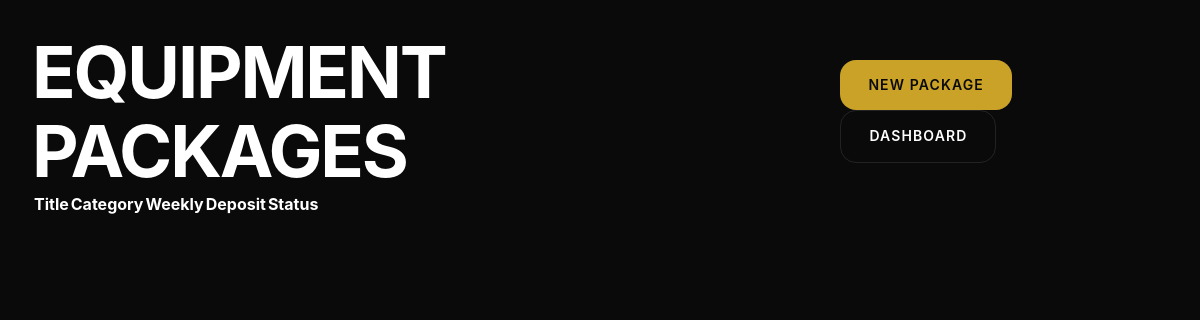
/admin/packages.php (signed in), run on an earlier commit of the app's database.
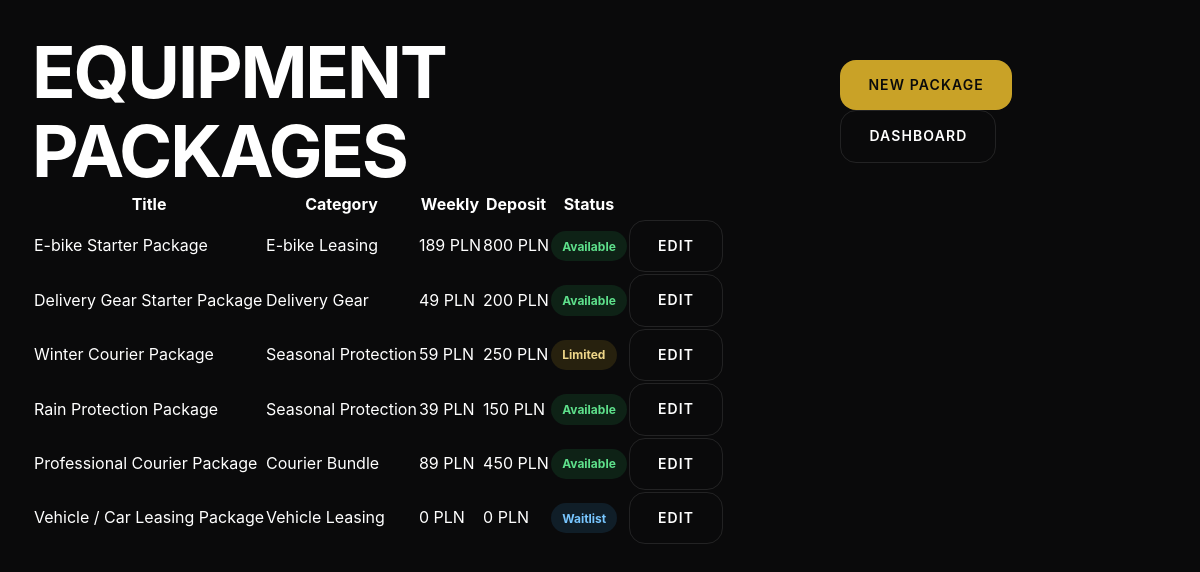
And on a later commit of the database.
### tables this page shows
CREATE TABLE IF NOT EXISTS equipment_packages (
    id INT UNSIGNED AUTO_INCREMENT PRIMARY KEY,
    title VARCHAR(160) NOT NULL,
    slug VARCHAR(180) NOT NULL UNIQUE,
    category VARCHAR(80) NOT NULL,
    description TEXT,
    short_description TEXT,
    image VARCHAR(255),
    included_items TEXT,
    weekly_price DECIMAL(10,2) DEFAULT 0,
    monthly_price DECIMAL(10,2) DEFAULT 0,
    deposit_amount DECIMAL(10,2) DEFAULT 0,
    currency VARCHAR(10) DEFAULT 'PLN',
    availability_status ENUM('available', 'limited', 'waitlist', 'unavailable') DEFAULT 'available',
    requirements TEXT,
    terms TEXT,
    is_active BOOLEAN DEFAULT TRUE,
    sort_order INT DEFAULT 100,
    created_at TIMESTAMP DEFAULT CURRENT_TIMESTAMP,
    updated_at TIMESTAMP DEFAULT CURRENT_TIMESTAMP ON UPDATE CURRENT_TIMESTAMP,
    INDEX idx_packages_active (is_active),
    INDEX idx_packages_category (category),
    INDEX idx_packages_availability (availability_status)
);

### config/config.php (called while the page is built, shortened)
<?php
$DB_CONFIG = [
    'host'     => 'localhost',
    'database' => 'u123456789_kaptain',
    'username' => 'u123456789_admin',
    'password' => 'your_db_password',
    'charset'  => 'utf8mb4',
    'port'     => 3306
];

### includes/db.php (called while the page is built, shortened)
<?php
require_once __DIR__ . '/../config/config.php';
class Database {
    private static ?PDO $instance = null;
    public static function connect(): PDO {
        global $DB_CONFIG;
        if (self::$instance === null) {
            try {
                $dsn = sprintf(
                    'mysql:host=%s;port=%d;dbname=%s;charset=%s',
                    $DB_CONFIG['host'],
                    $DB_CONFIG['port'],
                    $DB_CONFIG['database'],
                    $DB_CONFIG['charset']
                );
                self::$instance = new PDO($dsn, $DB_CONFIG['username'], $DB_CONFIG['password'], [
                    PDO::ATTR_ERRMODE            => PDO::ERRMODE_EXCEPTION,
                    PDO::ATTR_DEFAULT_FETCH_MODE => PDO::FETCH_ASSOC,
                    PDO::ATTR_EMULATE_PREPARES   => false,
                ]);
            } catch (PDOException $e) {
                error_log('Database connection failed: ' . $e->getMessage());
                throw new Exception('Service temporarily unavailable');
            }
        }
        return self::$instance;
    }
    public static function query(string $sql, array $params = []): PDOStatement {
        $stmt = self::connect()->prepare($sql);
        $stmt->execute($params);
        return $stmt;
    }
    public static function fetchAll(string $sql, array $params = []): array {
        $stmt = self::query($sql, $params);
        return $stmt->fetchAll();
    }
}

### includes/functions.php (called while the page is built, shortened)
<?php
require_once __DIR__ . '/../config/config.php';
function e(string $text): string {
    return htmlspecialchars($text, ENT_QUOTES, 'UTF-8');
}

### includes/app_data.php (called while the page is built, shortened)
<?php
require_once __DIR__ . '/db.php';
function package_status_label(string $status): string {
    return ucwords(str_replace('_', ' ', $status));
}

### admin/packages.php (the view, shortened to what this page needs)
<?php
require_once __DIR__ . '/../includes/functions.php';
require_once __DIR__ . '/../includes/db.php';
require_once __DIR__ . '/../includes/app_data.php';
$packages = Database::fetchAll("SELECT * FROM equipment_packages ORDER BY sort_order, title");
?>
<!DOCTYPE html><html lang="en"><head><link rel="stylesheet" href="../assets/css/main.css"><link rel="stylesheet" href="../assets/css/responsive.css"></head>
<body class="admin-page"><main class="admin-workspace">
<header class="admin-top"><h1>Equipment Packages</h1><div><a href="package-edit.php" class="btn btn-primary">New Package</a> <a href="dashboard.php" class="btn btn-secondary">Dashboard</a></div></header>
<div class="admin-table-wrap"><table class="admin-table"><thead><tr><th>Title</th><th>Category</th><th>Weekly</th><th>Deposit</th><th>Status</th><th></th></tr></thead><tbody>
<?php foreach ($packages as $package): ?><tr><td><?= e($package['title']) ?></td><td><?= e($package['category']) ?></td><td><?= number_format((float)$package['weekly_price'], 0) ?> <?= e($package['currency']) ?></td><td><?= number_format((float)$package['deposit_amount'], 0) ?> <?= e($package['currency']) ?></td><td><span class="status-pill status-<?= e($package['availability_status']) ?>"><?= e(package_status_label($package['availability_status'])) ?></span></td><td><a class="btn btn-secondary btn-sm" href="package-edit.php?id=<?= (int)$package['id'] ?>">Edit</a></td></tr><?php endforeach; ?>
</tbody></table></div>
</main></body></html>

### assets/css/main.css (style rules this page uses)
:root { --bg-primary: #0a0a0b; --bg-secondary: #111113; --bg-tertiary: #161719; --bg-card: #1a1a1c; --text-primary: #ffffff; --text-secondary: #a0a0a5; --text-muted: #6a6a70; --accent-gold: #c9a227; --accent-gold-hover: #dcc040; --accent-bronze: #8b7355; --line-subtle: rgba(255,255,255,0.06); --line-visible: rgba(255,255,255,0.1); --shadow-elevated: 0 25px 80px rgba(0,0,0,0.4); --shadow-card: 0 8px 32px rgba(0,0,0,0.3); --gradient-hero: linear-gradient(135deg, rgba(10,10,11,0.95) 0%, rgba(10,10,11,0.7) 50%, rgba(10,10,11,0.4) 100%); --gradient-card: linear-gradient(145deg, rgba(26,26,28,1) 0%, rgba(22,23,25,1) 100%); --radius-sm: 8px; --radius-md: 16px; --radius-lg: 24px; --radius-xl: 32px; --transition-fast: 0.15s ease; --transition-smooth: 0.3s cubic-bezier(0.4, 0, 0.2, 1); --transition-slow: 0.5s cubic-bezier(0.4, 0, 0.2, 1); }
* { margin: 0; padding: 0; box-sizing: border-box; }
html { scroll-behavior: smooth; font-size: 16px; }
body { font-family: 'Inter', -apple-system, BlinkMacSystemFont, sans-serif; font-weight: 400; line-height: 1.6; color: var(--text-primary); background: var(--bg-primary); min-height: 100vh; -webkit-font-smoothing: antialiased; -moz-osx-font-smoothing: grayscale; }
a, a:hover, a:focus, a:active, a:visited { color: inherit; text-decoration: none; }
h1, h2, h3, h4, h5, h6 { font-weight: 600; line-height: 1.1; letter-spacing: -0.02em; }
h1 { font-size: clamp(2.5rem, 5vw + 1rem, 4.5rem); font-weight: 700; text-transform: uppercase; letter-spacing: -0.03em; }
.btn { display: inline-flex; align-items: center; justify-content: center; gap: 0.5rem; padding: 0.875rem 1.75rem; font-size: 0.875rem; font-weight: 600; text-transform: uppercase; letter-spacing: 0.08em; border: none; border-radius: var(--radius-md); cursor: pointer; text-decoration: none; transition: var(--transition-smooth); white-space: nowrap; }
.btn-primary { background: var(--accent-gold); color: var(--bg-primary); }
.btn-secondary { background: transparent; color: var(--text-primary); border: 1px solid var(--line-visible); }
.package-card__top, .status-row, .admin-top { display: flex; justify-content: space-between; align-items: center; gap: 1rem; }
.status-pill { display: inline-flex; align-items: center; width: fit-content; padding: 0.35rem 0.7rem; border-radius: 999px; background: rgba(255,255,255,0.07); color: var(--text-secondary); font-size: 0.75rem; font-weight: 700; }
.status-available, .status-approved, .status-active { background: rgba(39,174,96,0.14); color: #5ee08b; }
.status-limited, .status-under_review, .status-submitted, .status-pending_pickup { background: rgba(201,162,39,0.15); color: #eed689; }
.status-waitlist, .status-draft, .status-maintenance { background: rgba(52,152,219,0.14); color: #78c6ff; }
.admin-page { min-height: 100vh; background: var(--bg-primary); }
.admin-workspace { padding: 2rem; }
.admin-table-wrap { overflow-x: auto; }

What changed in the data, as far as the page shows it:
added equipment_packages: title "E-bike Starter Package", category "E-bike Leasing", weekly_price "189", currency "PLN", deposit_amount "800", availability_status "Available"
added equipment_packages: title "Delivery Gear Starter Package", category "Delivery Gear", weekly_price "49", currency "PLN", deposit_amount "200", availability_status "Available"
added equipment_packages: title "Winter Courier Package", category "Seasonal Protection", weekly_price "59", currency "PLN", deposit_amount "250", availability_status "Limited"
added equipment_packages: title "Rain Protection Package", category "Seasonal Protection", weekly_price "39", currency "PLN", deposit_amount "150", availability_status "Available"
added equipment_packages: title "Professional Courier Package", category "Courier Bundle", weekly_price "89", currency "PLN", deposit_amount "450", availability_status "Available"
added equipment_packages: title "Vehicle / Car Leasing Package", category "Vehicle Leasing", weekly_price "0", currency "PLN", deposit_amount "0", availability_status "Waitlist"
